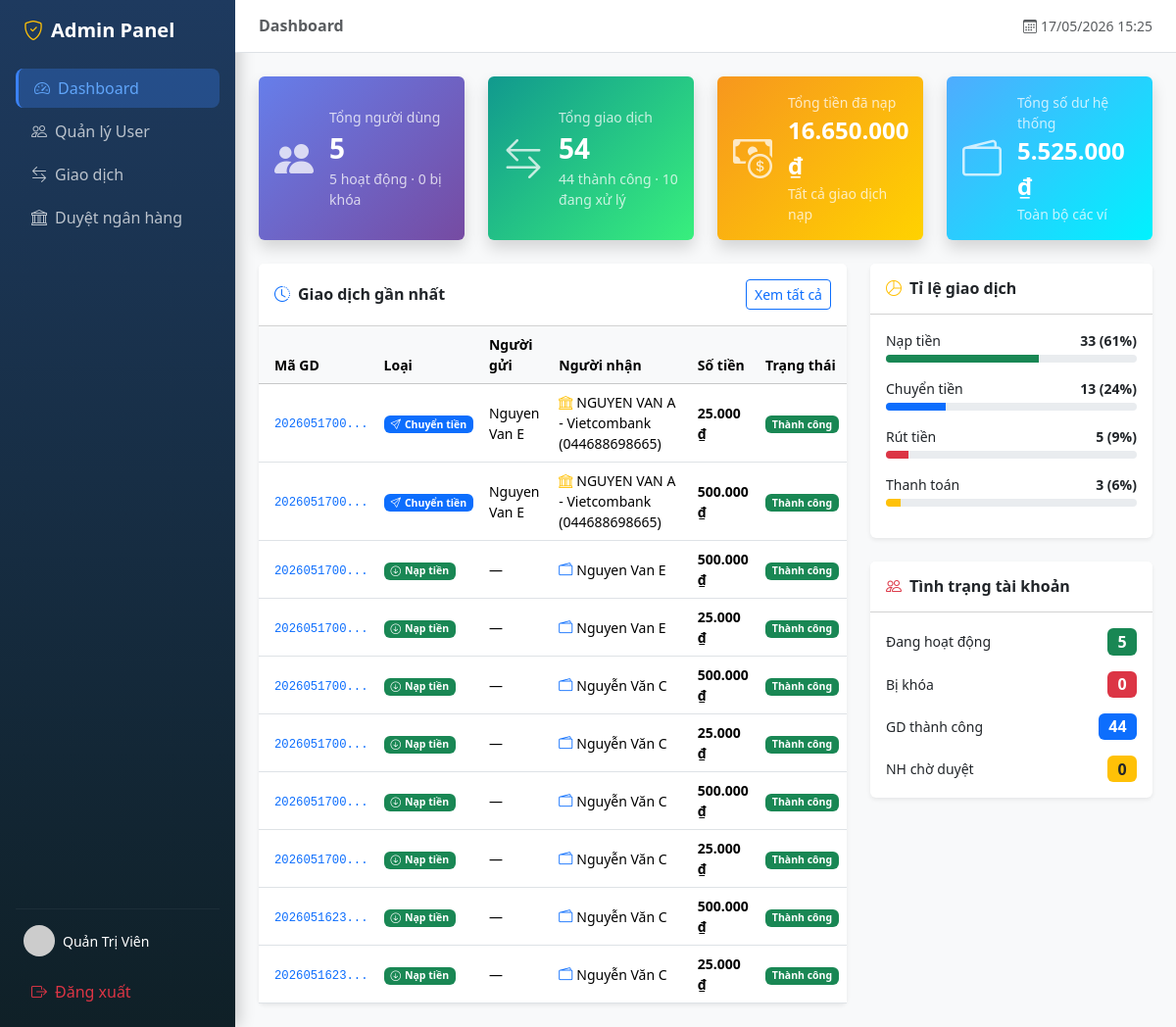
Page /admin/dashboard.php (signed in) on the committed database.
### tables this page shows
CREATE TABLE `transactions` (
  `transaction_id` varchar(36) NOT NULL DEFAULT (uuid()),
  `sender_wallet_id` varchar(36) DEFAULT NULL,
  `receiver_wallet_id` varchar(36) DEFAULT NULL,
  `amount` decimal(18,2) NOT NULL,
  `fee` decimal(18,2) NOT NULL DEFAULT '0.00',
  `type` enum('deposit','withdraw','transfer','payment') NOT NULL,
  `status` enum('pending','success','failed','cancelled') NOT NULL DEFAULT 'pending',
  `message` varchar(255) DEFAULT NULL,
  `bank_info` varchar(255) DEFAULT NULL,
  `reference_code` varchar(50) DEFAULT NULL,
  `created_at` datetime NOT NULL DEFAULT CURRENT_TIMESTAMP,
  `updated_at` datetime NOT NULL DEFAULT CURRENT_TIMESTAMP ON UPDATE CURRENT_TIMESTAMP
);

CREATE TABLE `users` (
  `user_id` varchar(36) NOT NULL DEFAULT (uuid()),
  `full_name` varchar(100) NOT NULL,
  `email` varchar(150) NOT NULL,
  `phone_number` varchar(15) NOT NULL,
  `password_hash` varchar(255) NOT NULL,
  `avatar_url` varchar(255) DEFAULT NULL,
  `status` enum('active','locked','pending') NOT NULL DEFAULT 'pending',
  `role` enum('user','admin') NOT NULL DEFAULT 'user',
  `created_at` datetime NOT NULL DEFAULT CURRENT_TIMESTAMP,
  `updated_at` datetime NOT NULL DEFAULT CURRENT_TIMESTAMP ON UPDATE CURRENT_TIMESTAMP
);

### admin/dashboard.php (the view, shortened to what this page needs)
<?php
require_once __DIR__ . '/../includes/functions.php';
$db = getDB();
$totalUsers   = $db->query("SELECT COUNT(*) FROM users WHERE role = 'user'")->fetchColumn();
$activeUsers  = $db->query("SELECT COUNT(*) FROM users WHERE status = 'active' AND role = 'user'")->fetchColumn();
$lockedUsers  = $db->query("SELECT COUNT(*) FROM users WHERE status = 'locked'")->fetchColumn();
$totalTx      = $db->query("SELECT COUNT(*) FROM transactions")->fetchColumn();
$successTx    = $db->query("SELECT COUNT(*) FROM transactions WHERE status = 'success'")->fetchColumn();
$pendingTx    = $db->query("SELECT COUNT(*) FROM transactions WHERE status = 'pending'")->fetchColumn();
$totalDeposit = $db->query("SELECT COALESCE(SUM(amount),0) FROM transactions WHERE type='deposit' AND status='success'")->fetchColumn();
$totalBalance = $db->query("SELECT COALESCE(SUM(balance),0) FROM wallets")->fetchColumn();
$pendingBanks = $db->query("SELECT COUNT(*) FROM bank_accounts WHERE is_verified = FALSE")->fetchColumn();
$recentTx = $db->query("
    SELECT t.*,
           us.full_name AS sender_name,
           ur.full_name AS receiver_name
    FROM transactions t
    LEFT JOIN wallets ws ON t.sender_wallet_id   = ws.wallet_id
    LEFT JOIN wallets wr ON t.receiver_wallet_id = wr.wallet_id
    LEFT JOIN users us ON ws.user_id = us.user_id
    LEFT JOIN users ur ON wr.user_id = ur.user_id
    ORDER BY t.created_at DESC LIMIT 10
")->fetchAll();
$types = [
    ['label'=>'Nạp tiền',    'type'=>'deposit',  'color'=>'success'],
    ['label'=>'Chuyển tiền', 'type'=>'transfer',  'color'=>'primary'],
    ['label'=>'Rút tiền',    'type'=>'withdraw',  'color'=>'danger'],
    ['label'=>'Thanh toán',  'type'=>'payment',   'color'=>'warning'],
];
require_once __DIR__ . '/admin_navbar.php';
?>
<div class="row g-4 mb-4">
  <div class="col-sm-6 col-xl-3">
    <div class="card border-0 shadow h-100 text-white"
         style="background:linear-gradient(135deg,#667eea,#764ba2)">
      <div class="card-body d-flex align-items-center gap-3">
        <i class="bi bi-people-fill fs-1 opacity-75"></i>
        <div>
          <div class="small opacity-75">Tổng người dùng</div>
          <div class="fw-bold fs-3"><?= number_format($totalUsers) ?></div>
          <div class="small opacity-75"><?= $activeUsers ?> hoạt động · <?= $lockedUsers ?> bị khóa</div>
        </div>
      </div>
    </div>
  </div>
  <div class="col-sm-6 col-xl-3">
    <div class="card border-0 shadow h-100 text-white"
         style="background:linear-gradient(135deg,#11998e,#38ef7d)">
      <div class="card-body d-flex align-items-center gap-3">
        <i class="bi bi-arrow-left-right fs-1 opacity-75"></i>
        <div>
          <div class="small opacity-75">Tổng giao dịch</div>
          <div class="fw-bold fs-3"><?= number_format($totalTx) ?></div>
          <div class="small opacity-75"><?= $successTx ?> thành công · <?= $pendingTx ?> đang xử lý</div>
        </div>
      </div>
    </div>
  </div>
  <div class="col-sm-6 col-xl-3">
    <div class="card border-0 shadow h-100 text-white"
         style="background:linear-gradient(135deg,#f7971e,#ffd200)">
      <div class="card-body d-flex align-items-center gap-3">
        <i class="bi bi-cash-coin fs-1 opacity-75"></i>
        <div>
          <div class="small opacity-75">Tổng tiền đã nạp</div>
          <div class="fw-bold fs-4"><?= formatMoney($totalDeposit) ?></div>
          <div class="small opacity-75">Tất cả giao dịch nạp</div>
        </div>
      </div>
    </div>
  </div>
  <div class="col-sm-6 col-xl-3">
    <div class="card border-0 shadow h-100 text-white"
         style="background:linear-gradient(135deg,#4facfe,#00f2fe)">
      <div class="card-body d-flex align-items-center gap-3">
        <i class="bi bi-wallet2 fs-1 opacity-75"></i>
        <div>
          <div class="small opacity-75">Tổng số dư hệ thống</div>
          <div class="fw-bold fs-4"><?= formatMoney($totalBalance) ?></div>
          <div class="small opacity-75">Toàn bộ các ví</div>
        </div>
      </div>
    </div>
  </div>
</div>
<div class="row g-4">
  <div class="col-lg-8">
    <div class="card border-0 shadow-sm">
      <div class="card-header bg-white py-3 d-flex justify-content-between align-items-center">
        <h6 class="mb-0 fw-bold"><i class="bi bi-clock-history me-2 text-primary"></i>Giao dịch gần nhất</h6>
        <a href="/BTL-MNM/admin/transactions.php" class="btn btn-sm btn-outline-primary">Xem tất cả</a>
      </div>
      <div class="table-responsive">
        <table class="table table-hover align-middle mb-0 small">
          <thead class="table-light">
            <tr>
              <th class="ps-3">Mã GD</th>
              <th>Loại</th>
              <th>Người gửi</th>
              <th>Người nhận</th>
              <th>Số tiền</th>
              <th>Trạng thái</th>
            </tr>
          </thead>
          <tbody>
            <?php foreach ($recentTx as $tx): ?>
            <tr>
              <td class="ps-3">
                <code class="text-primary"><?= substr($tx['transaction_id'], 0, 10) ?>...</code>
              </td>
              <td><?= txnTypeBadge($tx['type']) ?></td>
              <td><?= htmlspecialchars($tx['sender_name'] ?? '—') ?></td>
              <td>
                <?php if ($tx['receiver_name']): ?>
                  <i class="bi bi-wallet2 me-1 text-primary"></i><?= htmlspecialchars($tx['receiver_name']) ?>
                <?php elseif (!empty($tx['bank_info'])): ?>
                  <i class="bi bi-bank me-1 text-warning"></i><?= htmlspecialchars($tx['bank_info']) ?>
                <?php else: ?>
                  —
                <?php endif; ?>
              </td>
              <td class="fw-bold"><?= formatMoney($tx['amount']) ?></td>
              <td><?= statusBadge($tx['status']) ?></td>
            </tr>
            <?php endforeach; ?>
          </tbody>
        </table>
      </div>
    </div>
  </div>
  <div class="col-lg-4">
    <div class="card border-0 shadow-sm mb-4">
      <div class="card-header bg-white py-3">
        <h6 class="mb-0 fw-bold"><i class="bi bi-pie-chart me-2 text-warning"></i>Tỉ lệ giao dịch</h6>
      </div>
      <div class="card-body">
        <?php foreach ($types as $t):
          $stmt = $db->prepare("SELECT COUNT(*) FROM transactions WHERE type = ?");
          $stmt->execute([$t['type']]);
          $count = $stmt->fetchColumn();
          $pct   = $totalTx > 0 ? round($count / $totalTx * 100) : 0;
        ?>
        <div class="mb-3">
          <div class="d-flex justify-content-between small mb-1">
            <span><?= $t['label'] ?></span>
            <span class="fw-bold"><?= number_format($count) ?> (<?= $pct ?>%)</span>
          </div>
          <div class="progress" style="height:8px">
            <div class="progress-bar bg-<?= $t['color'] ?>" style="width:<?= $pct ?>%"></div>
          </div>
        </div>
        <?php endforeach; ?>
      </div>
    </div>
    <div class="card border-0 shadow-sm">
      <div class="card-header bg-white py-3">
        <h6 class="mb-0 fw-bold"><i class="bi bi-people me-2 text-danger"></i>Tình trạng tài khoản</h6>
      </div>
      <div class="card-body">
        <div class="d-flex justify-content-between align-items-center mb-3">
          <span class="small">Đang hoạt động</span>
          <span class="badge bg-success fs-6"><?= $activeUsers ?></span>
        </div>
        <div class="d-flex justify-content-between align-items-center mb-3">
          <span class="small">Bị khóa</span>
          <span class="badge bg-danger fs-6"><?= $lockedUsers ?></span>
        </div>
        <div class="d-flex justify-content-between align-items-center mb-3">
          <span class="small">GD thành công</span>
          <span class="badge bg-primary fs-6"><?= $successTx ?></span>
        </div>
        <div class="d-flex justify-content-between align-items-center">
          <span class="small">NH chờ duyệt</span>
          <span class="badge bg-warning text-dark fs-6"><?= $pendingBanks ?></span>
        </div>
      </div>
    </div>
  </div>
</div>
<?php require_once __DIR__ . '/admin_footer.php'; ?>

### includes/functions.php (shortened to what this page needs)
<?php
function formatMoney(float $amount): string {
    return number_format($amount, 0, ',', '.') . ' ₫';
}
function txnTypeBadge(string $type): string {
    $map = [
        'deposit'  => ['bg-success', 'bi-arrow-down-circle', 'Nạp tiền'],
        'withdraw' => ['bg-danger',  'bi-arrow-up-circle',   'Rút tiền'],
        'transfer' => ['bg-primary', 'bi-send',              'Chuyển tiền'],
        'payment'  => ['bg-warning text-dark', 'bi-receipt', 'Thanh toán'],
    ];
    [$cls, $icon, $label] = $map[$type] ?? ['bg-secondary', 'bi-question', $type];
    return "<span class='badge $cls'><i class='bi $icon me-1'></i>$label</span>";
}
function statusBadge(string $status): string {
    $map = [
        'success'   => ['bg-success',  'Thành công'],
        'pending'   => ['bg-warning text-dark', 'Đang xử lý'],
        'failed'    => ['bg-danger',   'Thất bại'],
        'cancelled' => ['bg-secondary','Đã hủy'],
    ];
    [$cls, $label] = $map[$status] ?? ['bg-secondary', $status];
    return "<span class='badge $cls'>$label</span>";
}

### assets/css/style.css (style rules this page uses)
:root { --ew-primary: #0d6efd; --ew-success: #198754; }
body { min-height: 100vh; display: flex; flex-direction: column; }

### rows in the picture
transactions: transaction_id "2026051700", label "Chuyển tiền", users.full_name "Nguyen Van E", bank_info "NGUYEN VAN A - Vietcombank (044688698665)", amount "25.000 ₫"
transactions: transaction_id "2026051700", label "Chuyển tiền", users.full_name "Nguyen Van E", bank_info "NGUYEN VAN A - Vietcombank (044688698665)", amount "500.000 ₫"
transactions: transaction_id "2026051700", label "Nạp tiền", sender_name "—", users.full_name "Nguyen Van E", amount "500.000 ₫"
transactions: transaction_id "2026051700", label "Nạp tiền", sender_name "—", users.full_name "Nguyen Van E", amount "25.000 ₫"
transactions: transaction_id "2026051700", label "Nạp tiền", sender_name "—", users.full_name "Nguyễn Văn C", amount "500.000 ₫"
transactions: transaction_id "2026051700", label "Nạp tiền", sender_name "—", users.full_name "Nguyễn Văn C", amount "25.000 ₫"
transactions: transaction_id "2026051700", label "Nạp tiền", sender_name "—", users.full_name "Nguyễn Văn C", amount "500.000 ₫"
transactions: transaction_id "2026051700", label "Nạp tiền", sender_name "—", users.full_name "Nguyễn Văn C", amount "25.000 ₫"
transactions: transaction_id "2026051623", label "Nạp tiền", sender_name "—", users.full_name "Nguyễn Văn C", amount "500.000 ₫"
transactions: transaction_id "2026051623", label "Nạp tiền", sender_name "—", users.full_name "Nguyễn Văn C", amount "25.000 ₫"

### other values in the picture
$_SESSION['full_name'] "Quản Trị Viên"
$pageTitle "Dashboard"
$totalUsers "5"
$activeUsers "5"
$lockedUsers "0"
$totalTx "54"
$successTx "44"
$pendingTx "10"
formatMoney($totalDeposit) "16.650.000 ₫"
formatMoney($totalBalance) "5.525.000 ₫"
$t['label'] "Nạp tiền"
$count "33"
$pct "61"
$t['label'] "Chuyển tiền"
$count "13"
